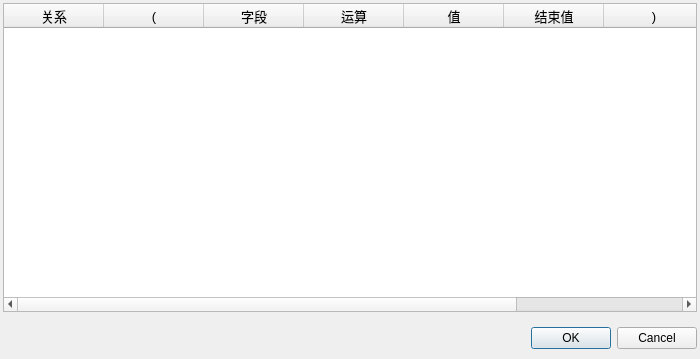
<?xml version="1.0" encoding="UTF-8"?>
<ui version="4.0">
 <class>DlgSearch</class>
 <widget class="QDialog" name="DlgSearch">
  <property name="geometry">
   <rect>
    <x>0</x>
    <y>0</y>
    <width>700</width>
    <height>359</height>
   </rect>
  </property>
  <property name="windowTitle">
   <string>Search</string>
  </property>
  <layout class="QVBoxLayout" name="verticalLayout">
   <property name="spacing">
    <number>15</number>
   </property>
   <property name="leftMargin">
    <number>3</number>
   </property>
   <property name="topMargin">
    <number>3</number>
   </property>
   <property name="rightMargin">
    <number>3</number>
   </property>
   <property name="bottomMargin">
    <number>10</number>
   </property>
   <item>
    <widget class="QTableWidget" name="tableWidget">
     <property name="font">
      <font>
       <pointsize>10</pointsize>
      </font>
     </property>
     <property name="editTriggers">
      <set>QAbstractItemView::AllEditTriggers</set>
     </property>
     <attribute name="horizontalHeaderDefaultSectionSize">
      <number>100</number>
     </attribute>
     <attribute name="verticalHeaderDefaultSectionSize">
      <number>25</number>
     </attribute>
     <attribute name="verticalHeaderMinimumSectionSize">
      <number>23</number>
     </attribute>
     <column>
      <property name="text">
       <string>关系</string>
      </property>
     </column>
     <column>
      <property name="text">
       <string>(</string>
      </property>
     </column>
     <column>
      <property name="text">
       <string>字段</string>
      </property>
     </column>
     <column>
      <property name="text">
       <string>运算</string>
      </property>
     </column>
     <column>
      <property name="text">
       <string>值</string>
      </property>
     </column>
     <column>
      <property name="text">
       <string>结束值</string>
      </property>
     </column>
     <column>
      <property name="text">
       <string>)</string>
      </property>
     </column>
     <column>
      <property name="text">
       <string/>
      </property>
     </column>
    </widget>
   </item>
   <item>
    <widget class="QDialogButtonBox" name="buttonBox">
     <property name="orientation">
      <enum>Qt::Horizontal</enum>
     </property>
     <property name="standardButtons">
      <set>QDialogButtonBox::Cancel|QDialogButtonBox::Ok</set>
     </property>
    </widget>
   </item>
  </layout>
 </widget>
 <resources/>
 <connections>
  <connection>
   <sender>buttonBox</sender>
   <signal>accepted()</signal>
   <receiver>DlgSearch</receiver>
   <slot>accept()</slot>
   <hints>
    <hint type="sourcelabel">
     <x>218</x>
     <y>360</y>
    </hint>
    <hint type="destinationlabel">
     <x>157</x>
     <y>274</y>
    </hint>
   </hints>
  </connection>
  <connection>
   <sender>buttonBox</sender>
   <signal>rejected()</signal>
   <receiver>DlgSearch</receiver>
   <slot>reject()</slot>
   <hints>
    <hint type="sourcelabel">
     <x>289</x>
     <y>362</y>
    </hint>
    <hint type="destinationlabel">
     <x>286</x>
     <y>274</y>
    </hint>
   </hints>
  </connection>
 </connections>
</ui>
